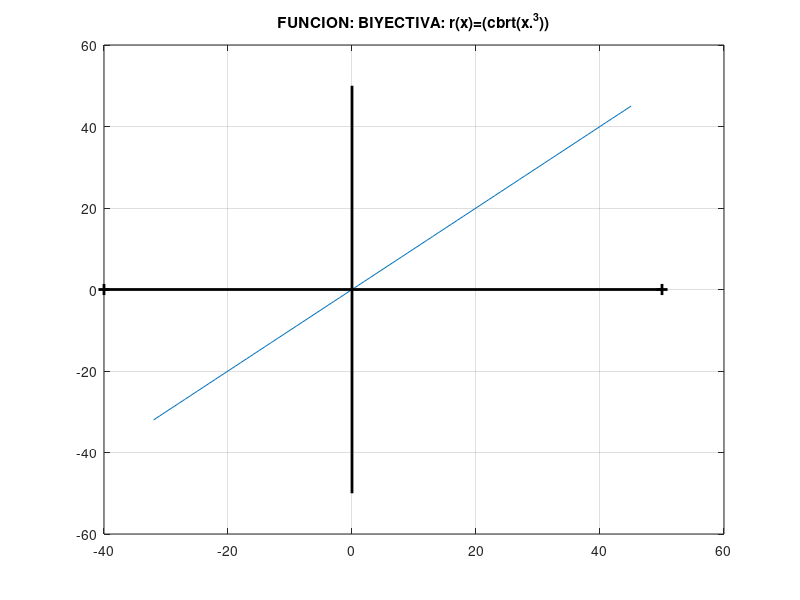

Source code (MATLAB):
% Octave Scrip
% Title               :A19. F. Inyectiva, Sobreyectiva, Biyectiva     
% Descripcion         :Scrip para graficar funciones
% Author              :Bryan Abner Garcia Cruz
% Date                :14-11-2021
% Version             :1
% Notes               :Requiere aplicacion octave
%                     :https://octaveintro.readthedocs.io/en/latest/index.html

%limpiar ventana de comandos
clc
% Ejercicio No.5
disp('Ejercicio No.5');
% Dominio de la funcion
x= [-32:1:45];
%Regla correspondiente a la funcion
rx=(cbrt(x.^3));
% (cbrt)--> calcula la raiz cubica
%plotear funcion
plot(x,rx);
hold on
grid on;
plot([-40 50],[0 0],'k+-',"linewidth",2,"markersize",8);
plot([0 0],[-50 50],'k-',"linewidth",2);
%Titulo
title(['FUNCION: BIYECTIVA: r(x)=(cbrt(x.^3))']);
% EXPLICACION:
disp('FUNCION BIYECTIVA');
disp('EXPLICACION');
disp('La funcion es Inyectiva debido a que al trazar paralelas solo atraviezan una vez porsus elentos');
disp('Lafuncion es Sobreyectiva debido a que la imagen pasa por cadauno de los puntos de su dominio');
disp('La funcion es Biyectiva ya que cumple con ser Inyectiva y Sobreyectiva simultaneamente');